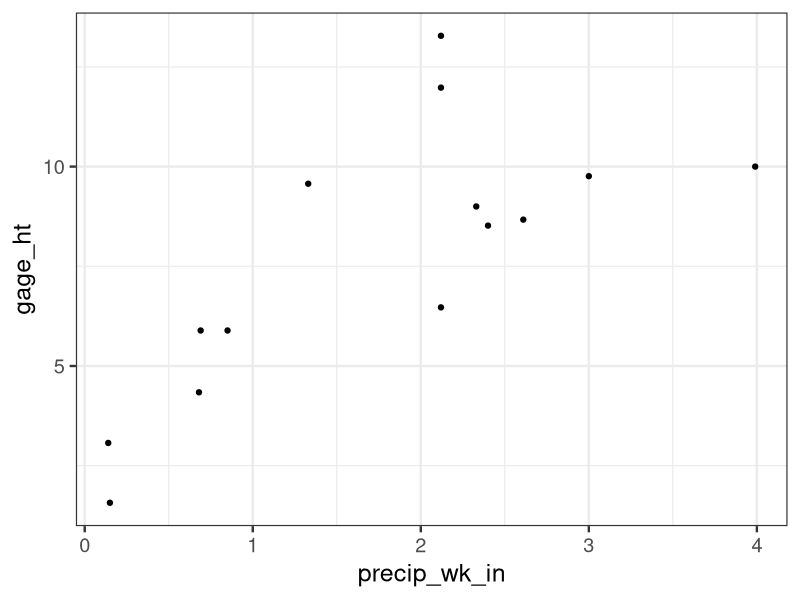
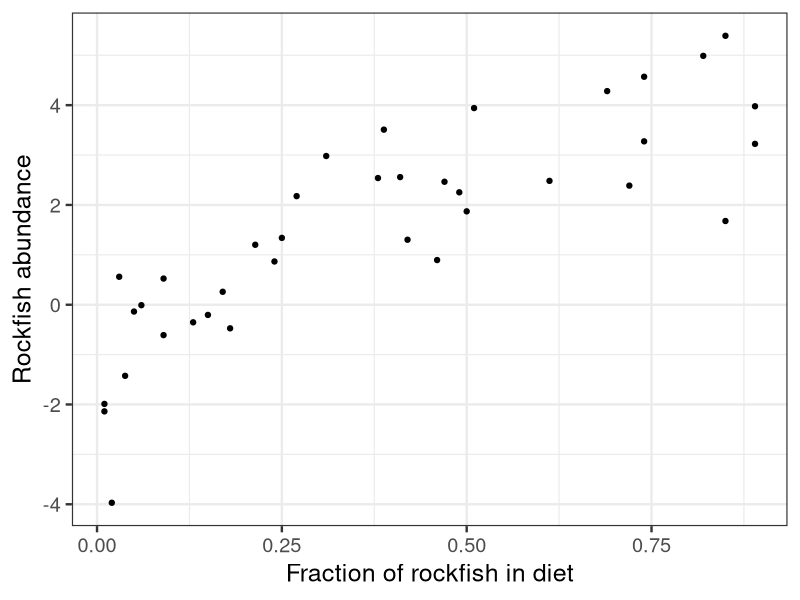

The R script that drew these images, in order: (Note: this script raises an error after producing the figures.)
## ---- chunk 1
#| label: setup

library(tidyverse)
library(here)
theme_set(theme_bw(18))

## ---- chunk 2
#| label: q1

# Read the CSV file into a data frame
storm_data <- read_csv(here::here("week2/la_storm.csv"))

# Create a plot of the gage height and precipitation data
ggplot(storm_data, aes(x = precip_wk_in, y = gage_ht)) +
  geom_point()

## ---- chunk 3
#| label: fit-storm-model

# First argument: model formula
# y ~ x
# Second argument: data frame
storm_mod <- lm(gage_ht ~ precip_wk_in, data = storm_data)

## ---- chunk 4
#| label: summarize-storm-model

storm_sum <- summary(storm_mod)

sigma <- storm_sum$sigma

beta0 <- storm_sum$coefficients

# Sigma of response only
sd(storm_data$gage_ht)
## ---- chunk 5
#| label: q4

y_bar <- mean(storm_data$gage_ht)
x <- storm_data$precip_wk_in
# beta_0_hat = coef(storm_mod[0])
y_hat <- 3.9 + 2.2*x
SST <- sum((storm_data$gage_ht - y_bar)^2)
SSE <- sum((storm_data$gage_ht - y_hat)^2)

# What fraction of variance in gage height have we explained using precipitation
R2 <- (SST - SSE)/SST

## ---- chunk 6
#| label: choose-params

beta_0 <- 2
beta_1 <- 4
sigma <- 0.5

## ---- chunk 7
#| label: choose-pred

x <- seq(0, 10, length.out = 100)

## ---- chunk 8
#| label: generate-response

mu <- beta_0 + beta_1*x
y <- rnorm(n = 100, mean = mu, sd = sigma)

## ---- chunk 9
#| label: fit-model

sim_dat <- tibble(x,y)
sim_mod <- lm(y ~ x, data = sim_dat)

## ---- chunk 10
#| label: check-model

mod_summ <- summary(sim_mod)
beta_0_hat <- coef(sim_mod)[1]
beta_1_hat <- coef(sim_mod)[2]
# or mod_summ$coefficients[2,1] or ["x", "Estimate"]
sigma_hat <- mod_summ$sigma

## ---- chunk 11

rreas_murres <- read_csv(here::here("week2/rreas.csv"))

## ---- chunk 12
#| label: q6

# Create scatterplot
abundance_diet <- ggplot(rreas_murres, aes(x = comu_rockfish_diet, y = rreas_rockfish_index)) +
  geom_point() +
  labs(x = "Fraction of rockfish in diet",
       y = "Rockfish abundance")

abundance_diet
## ---- chunk 13
#| label: q7

fish_mod_sum <- summary(fish_mod)

fish_mod_sum$r.squared

## ---- chunk 14
#| label: q8

fish_sigma <- fish_mod_sum$sigma

fish_b0 <- fish_mod_sum$coefficients[1,1]

fish_b1 <- fish_mod_sum$coefficients[2,1]
## ---- chunk 15
#| label: q9

est <- fish_b0 + (fish_b1*.328)

